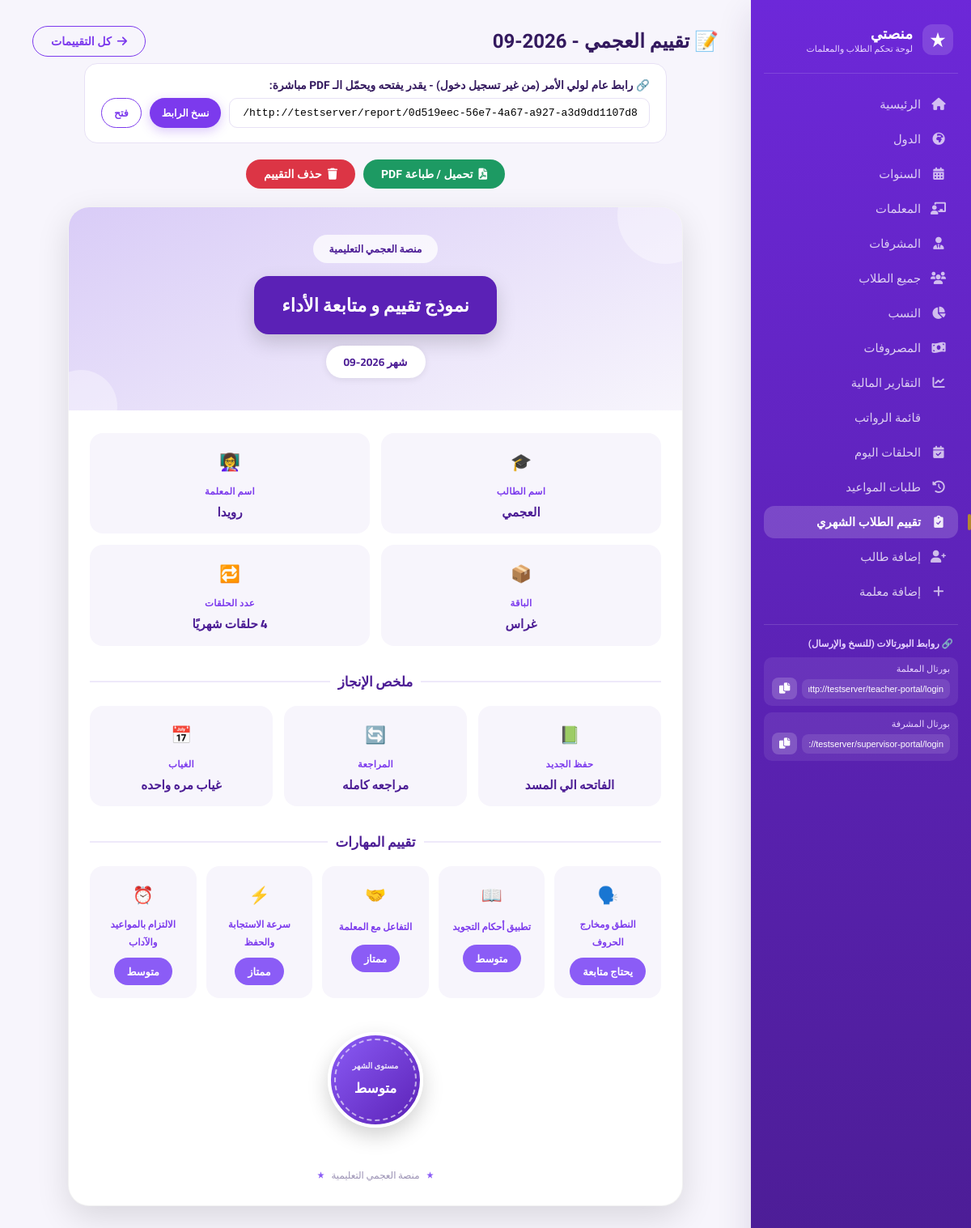
/evaluation/4/ (signed in), run on the app's committed database.
### core/models.py (models this page shows, shortened)
class MonthlyEvaluation(models.Model):
    TEMPLATE_CHOICES = [
        ('teal_pink', 'تركواز ووردي'),
        ('violet', 'بنفسجي (هوية المنصة)'),
        ('sunny', 'أصفر وبرتقالي دافئ'),
    ]
    student = models.ForeignKey(Student, on_delete=models.CASCADE, related_name='evaluations', verbose_name="الطالب")
    public_token = models.UUIDField(default=uuid.uuid4, unique=True, editable=False, verbose_name="رمز المشاركة العام")
    student_name = models.CharField(max_length=255, verbose_name="اسم الطالب")
    teacher_name = models.CharField(max_length=255, blank=True, null=True, verbose_name="اسم المعلمة")
    package_name = models.CharField(max_length=100, blank=True, null=True, verbose_name="الباقة")
    lessons_count = models.PositiveIntegerField(default=4, verbose_name="عدد الحلقات")
    month_label = models.CharField(max_length=30, verbose_name="الشهر")
    memorization_progress = models.CharField(max_length=255, blank=True, null=True, verbose_name="مقدار حفظ الجديد")
    review_progress = models.CharField(max_length=255, blank=True, null=True, verbose_name="مقدار المراجعة")
    absences = models.CharField(max_length=255, blank=True, null=True, verbose_name="عدد مرات الغياب")
    pronunciation_rating = models.CharField(max_length=100, blank=True, null=True, verbose_name="النطق ومخارج الحروف")
    tajweed_rating = models.CharField(max_length=100, blank=True, null=True, verbose_name="تطبيق أحكام التجويد")
    interaction_rating = models.CharField(max_length=100, blank=True, null=True, verbose_name="التفاعل مع المعلمة")
    response_speed_rating = models.CharField(max_length=100, blank=True, null=True, verbose_name="سرعة الاستجابة والحفظ")
    commitment_rating = models.CharField(max_length=100, blank=True, null=True, verbose_name="الالتزام بالمواعيد والآداب")
    recommendations = models.TextField(blank=True, null=True, verbose_name="التوصيات / المستوى العام")
    teacher_comment = models.TextField(blank=True, null=True, verbose_name="كلمة المعلمة")
    month_rating = models.CharField(max_length=100, blank=True, null=True, verbose_name="مستوى الشهر")
    template = models.CharField(max_length=20, choices=TEMPLATE_CHOICES, default='teal_pink', verbose_name="شكل النموذج")
    created_at = models.DateTimeField(auto_now_add=True, verbose_name="تاريخ الإنشاء")
    class Meta:
        verbose_name = "تقييم شهري"
        verbose_name_plural = "التقييمات الشهرية"
        ordering = ['-created_at']

### core/views.py (the view)
# urls.py: path('evaluation/<int:evaluation_id>/', views.evaluation_detail, name='evaluation_detail'),
@staff_member_required
def evaluation_detail(request, evaluation_id):
    evaluation = get_object_or_404(MonthlyEvaluation, pk=evaluation_id)
    public_url = request.build_absolute_uri(reverse('public_evaluation', args=[evaluation.public_token]))
    return render(request, 'core/evaluation_detail.html', {'evaluation': evaluation, 'public_url': public_url})

### templates/core/evaluation_detail.html (shortened to what this page needs)
{% extends 'core/base.html' %}
{% block content %}
<div class="page-header">
    <div class="page-title">📝 تقييم {{ evaluation.student_name }} - {{ evaluation.month_label }}</div>
    <a href="{% url 'evaluations_list' %}" class="btn btn-outline"><i class="fas fa-arrow-right"></i> كل التقييمات</a>
</div>
<div class="eval-link-box">
    <label class="form-label" style="margin-bottom:8px; display:block;">🔗 رابط عام لولي الأمر (من غير تسجيل دخول) - يقدر يفتحه ويحمّل الـ PDF مباشرة:</label>
    <div class="eval-link-row">
        <input type="text" id="publicLinkInput" value="{{ public_url }}" readonly>
        <button type="button" class="btn btn-primary btn-sm" onclick="copyPublicLink()">نسخ الرابط</button>
        <a href="{{ public_url }}" target="_blank" class="btn btn-outline btn-sm">فتح</a>
    </div>
</div>
<div class="eval-actions-row">
    <button onclick="window.open('{{ public_url }}', '_blank')" class="btn btn-success"><i class="fas fa-file-pdf"></i> تحميل / طباعة PDF</button>
    <form method="POST" action="{% url 'delete_evaluation' evaluation.id %}" onsubmit="return confirm('تأكيد حذف التقييم ده؟');">
        <button type="submit" class="btn btn-danger"><i class="fas fa-trash"></i> حذف التقييم</button>
    </form>
</div>
{% include 'core/_evaluation_report.html' %}
{% endblock %}

### templates/core/_evaluation_report.html (shortened to what this page needs)
<div class="eval-report theme-{{ evaluation.template|default:'teal_pink' }}" id="evalReportRoot">
    <div class="eval-header">
        <span class="eval-brand-pill">منصة العجمي التعليمية</span><br>
        <span class="eval-title">نموذج تقييم و متابعة الأداء</span><br>
        <span class="eval-month-pill">شهر <span id="rpt-month">{{ evaluation.month_label|default:"-" }}</span></span>
    </div>
    <div class="eval-body">
        <div class="eval-grid cols-2">
            <div class="eval-card">
                <div class="icon">🎓</div>
                <div class="label">اسم الطالب</div>
                <div class="value" id="rpt-student-name">{{ evaluation.student_name|default:"-" }}</div>
            </div>
            <div class="eval-card">
                <div class="icon">👩‍🏫</div>
                <div class="label">اسم المعلمة</div>
                <div class="value" id="rpt-teacher-name">{{ evaluation.teacher_name|default:"-" }}</div>
            </div>
            <div class="eval-card">
                <div class="icon">📦</div>
                <div class="label">الباقة</div>
                <div class="value" id="rpt-package">{{ evaluation.package_name|default:"-" }}</div>
            </div>
            <div class="eval-card">
                <div class="icon">🔁</div>
                <div class="label">عدد الحلقات</div>
                <div class="value"><span id="rpt-lessons">{{ evaluation.lessons_count|default:"-" }}</span> حلقات شهريًا</div>
            </div>
        </div>
        <div class="eval-section-title">ملخص الإنجاز</div>
        <div class="eval-grid cols-3">
            <div class="eval-card">
                <div class="icon">📗</div>
                <div class="label">حفظ الجديد</div>
                <div class="value" id="rpt-memorization">{{ evaluation.memorization_progress|default:"-" }}</div>
            </div>
            <div class="eval-card">
                <div class="icon">🔄</div>
                <div class="label">المراجعة</div>
                <div class="value" id="rpt-review">{{ evaluation.review_progress|default:"-" }}</div>
            </div>
            <div class="eval-card">
                <div class="icon">📅</div>
                <div class="label">الغياب</div>
                <div class="value" id="rpt-absences">{{ evaluation.absences|default:"-" }}</div>
            </div>
        </div>
        <div class="eval-section-title">تقييم المهارات</div>
        <div class="eval-skills-grid">
            <div class="eval-skill-card">
                <div class="icon">🗣️</div>
                <div class="title">النطق ومخارج الحروف</div>
                <span class="eval-skill-pill" id="rpt-pronunciation">{{ evaluation.pronunciation_rating|default:"-" }}</span>
            </div>
            <div class="eval-skill-card">
                <div class="icon">📖</div>
                <div class="title">تطبيق أحكام التجويد</div>
                <span class="eval-skill-pill" id="rpt-tajweed">{{ evaluation.tajweed_rating|default:"-" }}</span>
            </div>
            <div class="eval-skill-card">
                <div class="icon">🤝</div>
                <div class="title">التفاعل مع المعلمة</div>
                <span class="eval-skill-pill" id="rpt-interaction">{{ evaluation.interaction_rating|default:"-" }}</span>
            </div>
            <div class="eval-skill-card">
                <div class="icon">⚡</div>
                <div class="title">سرعة الاستجابة والحفظ</div>
                <span class="eval-skill-pill" id="rpt-response-speed">{{ evaluation.response_speed_rating|default:"-" }}</span>
            </div>
            <div class="eval-skill-card">
                <div class="icon">⏰</div>
                <div class="title">الالتزام بالمواعيد والآداب</div>
                <span class="eval-skill-pill" id="rpt-commitment">{{ evaluation.commitment_rating|default:"-" }}</span>
            </div>
        </div>
    </div>
    <div class="eval-seal-wrap">
        <div class="eval-seal">
            <span class="seal-label">مستوى الشهر</span>
            <span class="seal-value" id="rpt-month-rating">{{ evaluation.month_rating|default:"-" }}</span>
        </div>
    </div>
    <div class="eval-footer"><span class="star-mark"></span> منصة العجمي التعليمية <span class="star-mark"></span></div>
</div>

### templates/core/base.html (style rules this page uses)
:root { --violet-50: #F7F5FC; --violet-100: #EEE9FA; --violet-200: #DDD3F5; --violet-400: #A78BFA; --violet-500: #8B5CF6; --violet-600: #7C3AED; --violet-700: #6D28D9; --ink: #33195E; --ink-muted: #746A93; --gold: #B4872E; --gold-soft: #FBF2E2; --green: #1D9A63; --green-soft: #E5F7EE; --red: #DC3545; --red-soft: #FDEBEC; --amber: #B87F16; --amber-soft: #FCF3DC; --paper: #FFFFFF; --page-bg: var(--violet-50); --border: #E7E1F5; --radius-sm: 10px; --radius-md: 16px; --radius-lg: 22px; --radius-pill: 999px; --shadow-sm: 0 1px 2px rgba(51, 25, 94, 0.06); --shadow-md: 0 8px 24px rgba(51, 25, 94, 0.08); --shadow-lg: 0 16px 40px rgba(51, 25, 94, 0.14); --font-display: 'Cairo', sans-serif; --font-body: 'Tajawal', sans-serif; }
* { margin: 0; padding: 0; box-sizing: border-box; }
body { font-family: var(--font-body); background: var(--page-bg); color: var(--ink); display: flex; min-height: 100vh; -webkit-font-smoothing: antialiased; }
a { color: inherit; }
.star-mark { display:inline-block; width: 14px; height: 14px; flex-shrink: 0; background-color: currentColor; -webkit-mask-size: contain; mask-size: contain; }
.page-header { display:flex; align-items:center; justify-content:space-between; flex-wrap:wrap; gap:14px; margin-bottom:8px; }
.page-title { display:flex; align-items:center; gap:10px; font-weight:800; font-size:1.5rem; color:var(--ink); }
.btn { display: inline-flex; align-items:center; gap:7px; padding: 10px 22px; border-radius: 30px; font-weight: 700; text-decoration: none; font-size: 0.88rem; transition: .18s ease; border: none; cursor: pointer; font-family: var(--font-body); }
.btn-primary { background: var(--violet-600); color: #fff; box-shadow: 0 4px 14px rgba(124,58,237,.28); }
.btn-outline { background: transparent; border: 1.6px solid var(--violet-600); color: var(--violet-600); }
.btn-danger { background: var(--red); color: #fff; }
.btn-success { background: var(--green); color: #fff; }
.btn-sm { padding: 6px 15px; font-size: 0.78rem; }
.field label, label.form-label { display:block; font-weight:700; color:var(--ink); font-size:0.86rem; margin-bottom:7px; }

### templates/core/evaluation_detail.html (style rules this page uses)
.eval-link-box { max-width:720px; margin:0 auto 20px; background:#fff; border:1px solid var(--border); border-radius:16px; padding:18px 20px; }
.eval-link-row { display:flex; gap:10px; flex-wrap:wrap; }
.eval-link-row input { flex:1; min-width: 160px; padding:10px 14px; border-radius:10px; border:1.6px solid var(--border); font-family:monospace; font-size:0.82rem; }
.eval-actions-row { display:flex; justify-content:center; gap:10px; margin-bottom:22px; flex-wrap:wrap; }

### data on the page
MonthlyEvaluation: student_name "العجمي", month_label "2026-09", teacher_name "رويدا", package_name "غراس", lessons_count "4", memorization_progress "الفاتحه الي المسد", review_progress "مراجعه كامله", absences "غياب مره واحده", pronunciation_rating "يحتاج متابعة", tajweed_rating "متوسط", interaction_rating "ممتاز", response_speed_rating "ممتاز", commitment_rating "متوسط", month_rating "متوسط"
